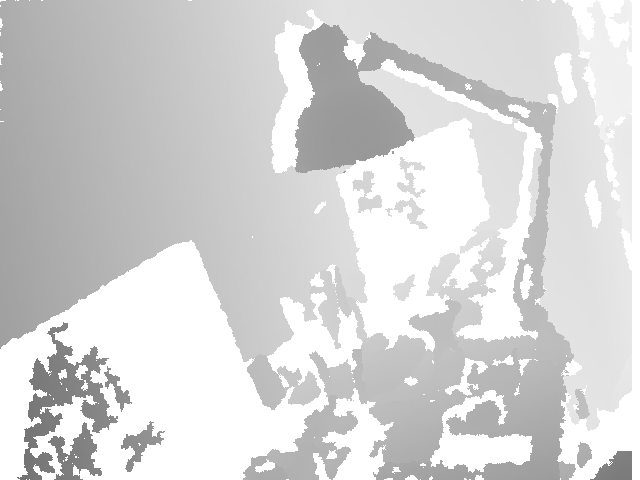
#> input picture data/depth.png, 640 x 480 px
$ python depth_smooth.py
#> lines starting #> are read from the running program, lines starting #| are printed output that depends on the picture; after the words box and inside, x2 and y2 are one past the last pixel; in counts of white or black regions, pixels touching at a corner belong together
#> in kinect_preprocess, image_frame is the input picture: shape (480, 640, 3); min 114, max 255, mean 213.8
### kinect_smoothing/depth_image_smoothing.py

import math
import cv2
import numpy as np
import scipy.ndimage.filters as flt
from functools import partial


class HoleFilling_Filter(object):
	"""
	Original Kinect depth image has many invalid pixels (black hole).
	This function helps you to fill the invalid pixel with the proper value.
	"""
	def __init__(self, flag='min',radius=5,min_valid_depth=100, max_valid_depth=4000,
	             min_valid_neighbors=1,max_radius=20):
		"""
		:param flag: string, specific methods for hole filling.
		        'min': Fill in with the minimum valid value within the neighboring pixels
		        'max': Fill in with the maximum valid value within the neighboring pixels
		        'mode': Fill in with the mode of valid value within the neighboring pixels
		        'mean': Fill in with the mean valid value within the neighboring pixels
		        'fmi': Fast Matching Inpainting, refer to  'An Image Inpainting Technique Based on the Fast Marching Method'
		        'ns': Fluid Dynamics Inpainting, refer to  'Navier-Stokes, Fluid Dynamics, and Image and Video Inpainting'
		:param radius: float, radius of the neighboring area used for fill in a hole
		:param min_valid_depth: float,  a depth pixel is considered as invalid value, when depth < min_valid_depth
		:param max_valid_depth: float,  a depth pixel is considered as invalid value, when depth > max_valid_depth
		:param min_valid_neighbors: int, if the number of valid neighbors > min_valid_neighbors,
				then replace the hole with the proper value calculated by these neighboring valid values.
				if not, let radius = radius+1, recollect the neighboring valid value.
		:param max_radius: float, maximum radius for the neighboring area
		"""
		self.flag=flag
		self.radius=radius
		self.valid_depth_min = min_valid_depth
		self.valid_depth_max = max_valid_depth
		self.min_valid_neighbors = min_valid_neighbors
		self.max_radius = max_radius
		if flag=='min':
			cal_fn = np.min
		elif flag=='max':
			cal_fn = np.max
		elif flag=='mean':
			cal_fn = np.mean
		elif flag=='mode':
			cal_fn = self._cal_mode
		else:
			cal_fn=None
		self.cal_fn=cal_fn
		if flag=='fmi':
			inpaint_fn=partial(cv2.inpaint,inpaintRadius=radius,flags=cv2.INPAINT_TELEA)
		elif flag=='ns':
			inpaint_fn=partial(cv2.inpaint,inpaintRadius=radius,flags=cv2.INPAINT_NS)
		else:
			inpaint_fn=None
		self.inpaint_fn=inpaint_fn

		if flag not in self.all_flags:
			raise('invalid  flags. Only support:', self.all_flags)

	def _get_neighbors(self,img, x, y, radius, img_h, img_w):
		"""
		collect the neighboring  valid value within the range of (x-radius,x+radius), (y-radius,y+radius)
		:param img: numpy-array,
		:param x: int
		:param y: int
		:param radius: int
		:param img_h: int, height of image
		:param img_w: int height of image
		:return: (valid_neighbors,valid_num)
				valid_neighbors: list, valid neigboring value
				valid_num: int, number of valid_neighbors
		"""
		valid_neighbors = []
		valid_num = 0
		for ii in range(-radius, radius, 1):
			xx = x + ii
			if xx < 0 or xx >= img_h:
				continue
			for jj in range(-radius, radius, 1):
				yy = y + jj
				if yy < 0 or yy >= img_w:
					continue
				pixel = img[xx, yy]
				if pixel:
					valid_neighbors.append(pixel)
					valid_num += 1
		return valid_neighbors, valid_num

	def _cal_mode(self,nums):
		"""
		calculate the mode
		:param nums: list
		:return: mode of nums
		"""
		result=nums[0]
		cnt=0
		for num in nums:
			if cnt==0 or num==result:
				cnt+=1
				result=num
			else:
				cnt -=1
		return result

	def statistical_smoothing(self,image):
		"""
		smoothing image with statistical filling method, such as min,max, mode, mean
		:param image: numpy-array,
		:return: smoothed: numpy-array, smoothed image
		"""
		smoothed = image.copy()
		h, w = image.shape
#> h = 480; w = 640
		image[image <= self.valid_depth_min] = 0
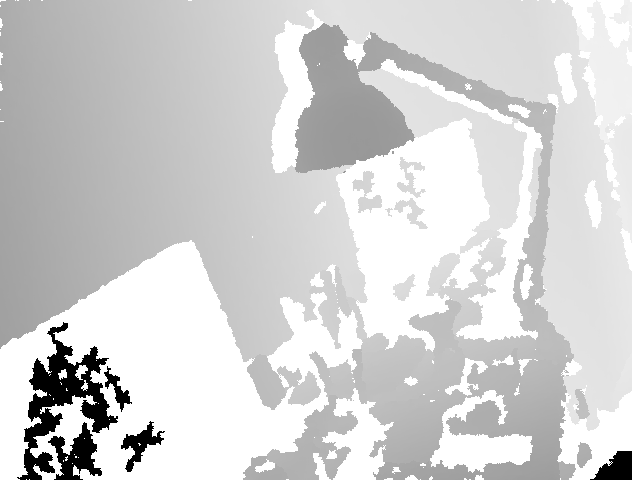
#> image: shape (480, 640); min 0, max 255, mean 210.3
		image[image >= self.valid_depth_max] = 0
		invalid_x, invalid_y = np.where(image == 0)
#> invalid_x = 8397 values from 322 to 479; invalid_y = 8397 values, max 631 at index 6052, min 17 at index 8135, mean 125.7

		for x, y in zip(invalid_x, invalid_y):
			_r = self.radius
			valid_neighbors,valid_num = [],0
			while valid_num < self.min_valid_neighbors and _r < self.max_radius:
				valid_neighbors, valid_num = self._get_neighbors(image, x, y,_r, h, w)
				_r += 1
			if len(valid_neighbors)>0:
				smoothed[x, y]= self.cal_fn(valid_neighbors)
#> this loop made 8397 passes
#> (x, y) on passes 1 to 3: (322, 63), (323, 63), (323, 64)
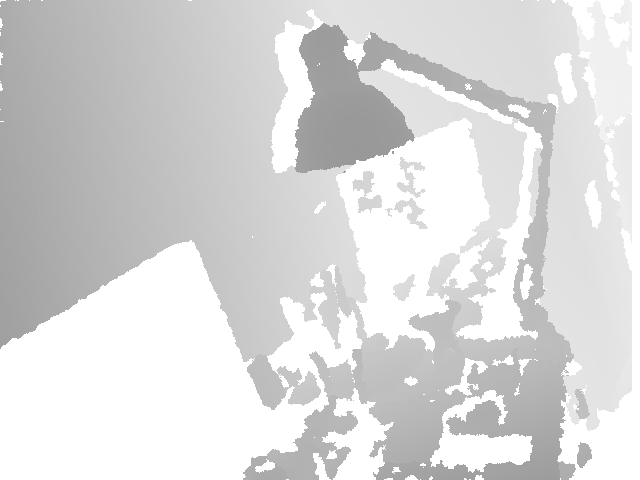
#> smoothed: shape (480, 640); min 152, max 255, mean 217.2

		return smoothed

	def inpainting_smoothing(self,image):
		"""
		smoothing image with inpainting method, such as FMI, NS
		:param image: numpy-array,
		:return: smoothed: numpy-array, smoothed image
		"""
		image[image <= self.valid_depth_min] = 0
		image[image >= self.valid_depth_max] = 0
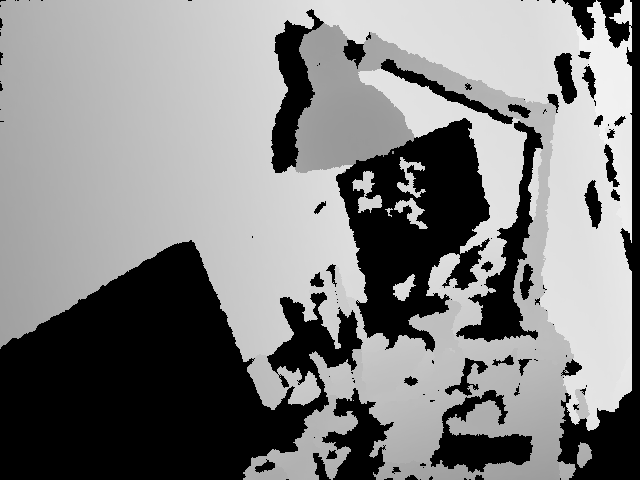
#> image: shape (480, 640); min 0, max 243, mean 130
		mask = np.zeros(image.shape, dtype=np.uint8)
		mask[image==0] = 1
		smoothed = self.inpaint_fn(image,mask[:,:,np.newaxis])
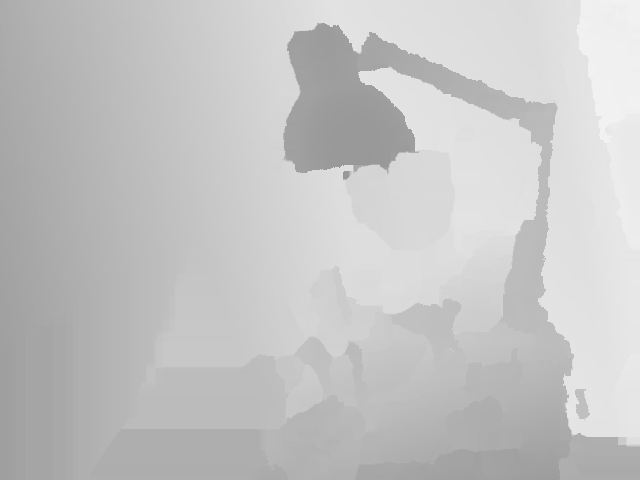
#> smoothed: shape (480, 640); min 152, max 243, mean 196.1
		smoothed[0]=smoothed[2] # first 2 lines is zero
#> smoothed: shape (480, 640); 0.02% of pixels changed, all inside (x1, y1, x2, y2) = (8, 0, 631, 1)
		smoothed[1]=smoothed[2]
#> smoothed: shape (480, 640); min 152, max 243, mean 196.1
		return smoothed

	def smooth_image(self,image):
		"""
		smooth the image using specific method
		:param image: numpy-array,
		:return: smoothed_image: numpy-array,
		"""
		image = image.copy()
		if self.flag in ['min','max','mean','mode']:
			smoothed_image = self.statistical_smoothing(image)
		elif self.flag in ['fmi','ns']:
			smoothed_image = self.inpainting_smoothing(image)
		else:
			raise ('invalid smoothing flags')
		return smoothed_image

	# [14 lines left out: function smooth_image_frames, not called in this run]

	@property
	def all_flags(self):
		flags=[
			'min',
			'max',
			'mean',
			'mode',
			'fmi', # Fast matching inpainting
			'ns', # NS inpainting
		]
		return flags


class Denoising_Filter(object):
	"""
	Denoising filter can be used to improve the resolution of the depth image
	"""
	def __init__(self, flag='modeling',theta=30, threshold=10,depth_min=120,depth_max=255,
	             ksize=5, sigma=0.1,niter=500,kappa=50,gamma=.25,option=2):
		"""
		:param flag: string, specific methods for denoising.
				'modeling': filter with Kinect V2 noise model,  'Modeling Kinect Sensor Noise for Improved 3D Reconstruction and Tracking'
				'modeling_pf': another Kinect V2 noise modeling by Peter Fankhauser, 'Kinect v2 for Mobile Robot Navigation: Evaluation and Modeling'
				'anisotropic': smoothing with anisotropic filtering, 'Scale-space and edge detection using anisotropic diffusion'
				'gaussian': smoothing with Gaussian filtering
		:param theta: float, the average angle between Kinect z-axis and the object plane.
				Used to calculate noise in the 'modeling'  and 'modeling_pf' method
		:param threshold: int, thrshold for 'modeling' and 'modeling_pf' method.
		:param depth_min: float,  minimum valid depth, we only filter the area of depth > depth_min
		:param depth_max: float,  maximum valid depth, we only filter the area of depth < depth_max
		:param ksize: int, Gaussian kernel size
		:param sigma: float, Gaussian kernel standard deviation
		:param niter: int, number of iterations for anisotropic filtering
		:param kappa: int, conduction coefficient for anisotropic filtering, 20-100 ?
		:param gamma: float, max value of .25 for stability
		:param option: 1 or 2, options for anisotropic filtering
				1: Perona Malik diffusion equation No. 1
		        2: Perona Malik diffusion equation No. 2
		"""
		self.flag=flag
		self.f_x = 580 #focal length of the Kinect camera in pixel
		if flag=='modeling' or flag=='modeling_pf':
			self.threshold = threshold
			self.depth_min = depth_min
			self.depth_max = depth_max
			self.theta = theta
			self.noise_type='pf' if flag=='modeling_pf' else 'normal'
			self.filter = partial(self.modeling_filter,theta=theta,
			                      threshold=threshold, depth_min=depth_min,
			                      depth_max=depth_max,noise_type=self.noise_type)
		elif flag=='gaussian':
			self.ksize = ksize
			self.sigma = sigma
			self.filter = partial(cv2.GaussianBlur,ksize=(ksize,ksize),sigmaX=0)
		elif flag=='anisotropic':
			self.niter = niter
			self.kappa = kappa
			self.gamma=gamma
			self.sigma=sigma
			self.option=option
			self.filter = partial(self.anisotropic_filter,niter=niter,kappa=kappa,
			                      gamma=gamma,sigma=sigma)

		if flag not in self.all_flags:
			raise('invalid  flags. Only support:', self.all_flags)


	# [195 lines left out: functions _axial_noise, _lateral_noise, _axial_noise_pf, _lateral_noise_pf, anisotropic_filter, modeling_filter, not called in this run]

	def smooth_image(self,image):
		"""
		smooth the image using a specified method
		:param image: numpy-array,
		:return: smoothed_image: numpy-array,
		"""
		image=image.copy()
		smoothed = self.filter(image)
		return smoothed

	# [14 lines left out: function smooth_image_frames, not called in this run]

	@property
	def all_flags(self):
		flags = [
			'modeling',
			'modeling_pf',
			'gaussian',
			'anisotropic',
		]
		return flags

### depth_smooth.py
from time import time
import cv2
from kinect_smoothing import HoleFilling_Filter, Denoising_Filter

def standard_pipeline(image_frame):
    hole_filter = HoleFilling_Filter(flag='mode', min_valid_depth=150, min_valid_neighbors=5,radius=5)
    image_frame = hole_filter.smooth_image(image_frame)
    hole_filter = HoleFilling_Filter(flag='ns', min_valid_depth=0, max_valid_depth=255., radius=0.1)
    image_frame = hole_filter.smooth_image(image_frame)
    noise_filter = Denoising_Filter(flag='gaussian')
    image_frame = noise_filter.smooth_image(image_frame)
    return image_frame


def kinect_preprocess(img_path):
    t1 = time()
    image_frame = cv2.imread(img_path)
    image_frame = image_frame[:,:,0]
    # print(image_frame.shape)
    image_frame = standard_pipeline(image_frame)


    print('preprocessed image %s, time-cost %f s' % (img_path, time() - t1))
    while (1):
        cv2.imshow('img', image_frame)
        k = cv2.waitKey(33)
#> (key Esc is pressed here)
        if k == 27:  # Esc key to stop
            break
        elif k == -1:  # normally -1 returned,so don't print it
            continue
        else:
            print
            k  # else print its value
    # cv2.imshow('image', image_frame)

if __name__ == '__main__':
    kinect_preprocess('data/depth.png')
